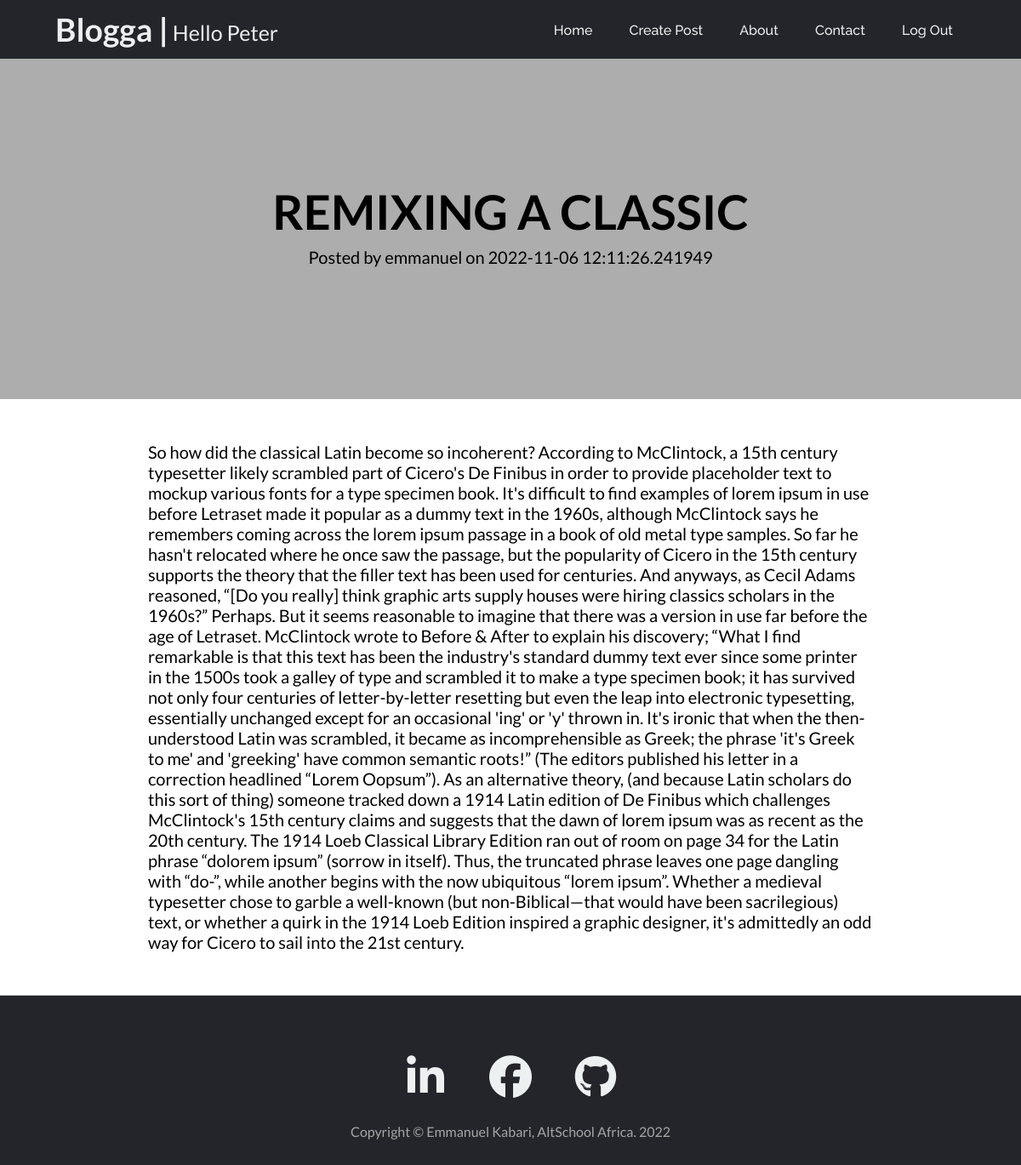
The page /blogposts/post/4 (signed in) on the database its author committed.
### app.py (models this page shows, shortened)
class User(db.Model, UserMixin):
    __tablename__ = 'users'
    id = db.Column(db.Integer(), primary_key=True)
    firstname = db.Column(db.String(), nullable=False, unique=False)
    lastname = db.Column(db.String(), nullable=False, unique=False)
    username = db.Column(db.String(50), nullable=False, unique=True)
    email = db.Column(db.String(60), nullable=False, unique=True)
    password_hash = db.Column(db.Text(), nullable=False)
    posts = db.relationship('BlogPost', backref='owner')

class BlogPost(db.Model):
    __tablename__ = 'blog_post'
    id = db.Column(db.Integer(), primary_key=True)
    caption = db.Column(db.String(), nullable=False)
    content = db.Column(db.String(), nullable=False)
    owner_id = db.Column(db.Integer(), db.ForeignKey(
        'users.id'), nullable=False)
    date_created = db.Column(db.DateTime(), default=datetime.utcnow)

### app.py (the view)
@app.route('/blogposts/post/<int:id>', methods=['GET', 'POST'])
def view_post(id):
    post = BlogPost.query.get_or_404(id)
    return render_template('post.html', post=post)

### app.py (called while the page is built)
@login_manager.user_loader
def user_loader(id):
    return User.query.get(int(id))

### templates/post.html (shortened to what this page needs)
{% extends 'base.html' %}
{% block content %}
<div class="post-hero">
    <div class="post-container position-relative px-4 px-lg-5">
        <div class="row gx-4 gx-lg-5 justify-content-center">
            <div class="col">
                <div class="post-heading">
                    <h1>{{post.caption}}</h1>
                    <span class="meta">
                        Posted by
                        {{ post.owner.username }}
                        on {{post.date_created}}
                    </span>
                </div>
            </div>
        </div>
    </div>
</div>
<article class="article-section">
    <div class="article-container">
        <div class="article-row">
            <div class="article-content">
                <p>{{post.content}}</p>
            </div>
        </div>
    </div>
</article>
{% endblock %}

### templates/base.html (shortened to what this page needs)
<!DOCTYPE html>
<html lang="en">
<head>
    <link rel="stylesheet" href="{{url_for('static', filename='css/style.css')}}">
</head>
<body>
    <header>
        {% if current_user.is_authenticated %}
            <a class="logo" href="{{url_for('home')}}">
                <h2>Blogga &#124;</h2>
                <p>Hello {{current_user.username}}</p>
            </a>
        {% else %}
            <a class="logo" href="{{url_for('home')}}">
                <h2>Blogga &#124;</h2>
            </a>
        {% endif %}
        <nav>
            <ul class="nav_links">
                {% if current_user.is_authenticated %}
                <li><a href="{{ url_for('home') }}">Home</a></li>
                <li><a href="{{ url_for('create_post') }}">Create Post</a></li>
                <li><a href="{{ url_for('about') }}">About</a></li>
                <li><a href="{{ url_for('contact') }}">Contact</a></li>
                <li><a href="{{ url_for('logout') }}">Log Out</a></li>
                {% else %}
                <li><a href="{{ url_for('home') }}">Home</a></li>
                <li><a href="{{ url_for('about') }}">About</a></li>
                <li><a href="{{ url_for('contact') }}">Contact</a></li>
                <li><a href="{{ url_for('register') }}">Sign Up</a></li>
                <li><a href="{{ url_for('login') }}">Login</a></li>
                {% endif %}
            </ul>
        </nav>
    </header>
    <main>
        {% block content %}
        {% endblock %}
    </main>
    <footer class="footer-border-top">
        <div class="footer-container">
            <div class="row footer-row">
                <div class="col-md-10 col-lg-8 col-xl-7">
                    <ul class="footer-list-inline">
                        <li class="footer-list-inline-item">
                            <a href="https://www.linkedin.com/in/kabari-emmanuel/" target="_blank">
                                <span class="fa-stack fa-lg">
                                    <i class="fab fa-linkedin-in"></i>
                                </span>
                            </a>
                        </li>
                        <li class="footer-list-inline-item">
                            <a href="https://www.facebook.com/emmanuel.kabari.56/" target="_blank">
                                <span class="fa-stack fa-lg">
                                    <i class="fab fa-facebook"></i>
                                </span>
                            </a>
                        </li>
                        <li class="footer-list-inline-item">
                            <a href="https://github.com/Kabari" target="_blank">
                                <span class="fa-stack fa-lg">
                                    <i class="fab fa-github"></i>
                                </span>
                            </a>
                        </li>
                    </ul>
                    <div class="small">Copyright &copy; Emmanuel Kabari, AltSchool Africa. 2022</div>
                </div>
            </div>
        </div>
    </footer>
</body>
</html>

### static/css/style.css (style rules this page uses)
* { margin: 0; padding: 0; box-sizing: border-box; font-family: 'Lato'; }
li, a { font-family: 'Raleway', sans-serif; font-weight: 500; font-size: 16px; color: #edf0f1; text-decoration: none; }
header { display: flex; justify-content: space-between; align-items: center; padding: 5px 5%; background-color: #24252A; }
.logo { display: flex; padding: 7px 5px; text-align: center; font-size: 25px; cursor: pointer; }
.logo p { display: flex; width: 250px; padding: 7px 5px 0px 5px; align-items: center; }
.nav_links { list-style: none; }
.nav_links li { display: inline-block; padding: 0px 20px; }
.nav_links li a { transition: all 0.3s ease; }
.row { display: flex; margin-bottom: 10px; flex-wrap: wrap; }
.post-hero { min-height: 50vh; display: flex; justify-content: center; align-items: center; margin: auto; background-color: #adadad; }
.post-container { display: flex; text-align: center; width: 900px; }
.col { margin: auto; }
.post-heading { width: 900px; justify-content: center; align-items: center; word-wrap: break-word; }
.post-heading h1 { margin: 0 0 8px; font-size: 56px; word-wrap: break-word; }
.post-heading .meta { font-size: 20px; margin: 0px 0px 8px; }
.article-section { width: 900px; display: flex; justify-content: center; margin: auto; }
.article-container { width: 900px; word-wrap: break-word; font-size: 20px; }
.article-row { padding: 0px 24px; }
.article-content { margin: 50px 0px; }
.row { display: flex; flex-wrap: wrap; }
.footer-border-top { border-top: 1px solid #ced4da; margin: auto; width: 100%; height: 200px; background: #24252A; }
.footer-row { justify-content: center; }
.footer-container { margin: 50px auto; }
.footer-list-inline { display: flex; justify-content: center; }
.footer-list-inline-item { display: flex; width: 70px; height: 80px; justify-content: center; align-items: center; list-style: none; margin: auto 15px; font-size: 50px; text-align: center; }
.small { margin: 20px auto; text-align: center; color: #a6a6a6; }
i { font-size: 50px; }

### rows shown on the page
User: username "Peter"
BlogPost: caption "REMIXING A CLASSIC", date_created "2022-11-06 12:11:26.241949", content "So how did the classical Latin become so incoherent? According to McClintock, a 15th century typesetter likely scrambled part of Cicero's De Finibus in order to provide placeholder text to mockup various fonts for a type specimen book. It's difficult to find examples of lorem ipsum in use before Letraset made it popular as a dummy text in the 1960s, although McClintock says he remembers coming across the lorem ipsum passage in a book of old metal type samples. So far he hasn't relocated where he once saw the passage, but the popularity of Cicero in the 15th century supports the theory that the filler text has been used for centuries. And anyways, as Cecil Adams reasoned, “[Do you really]…"
User: owner.username "emmanuel"
